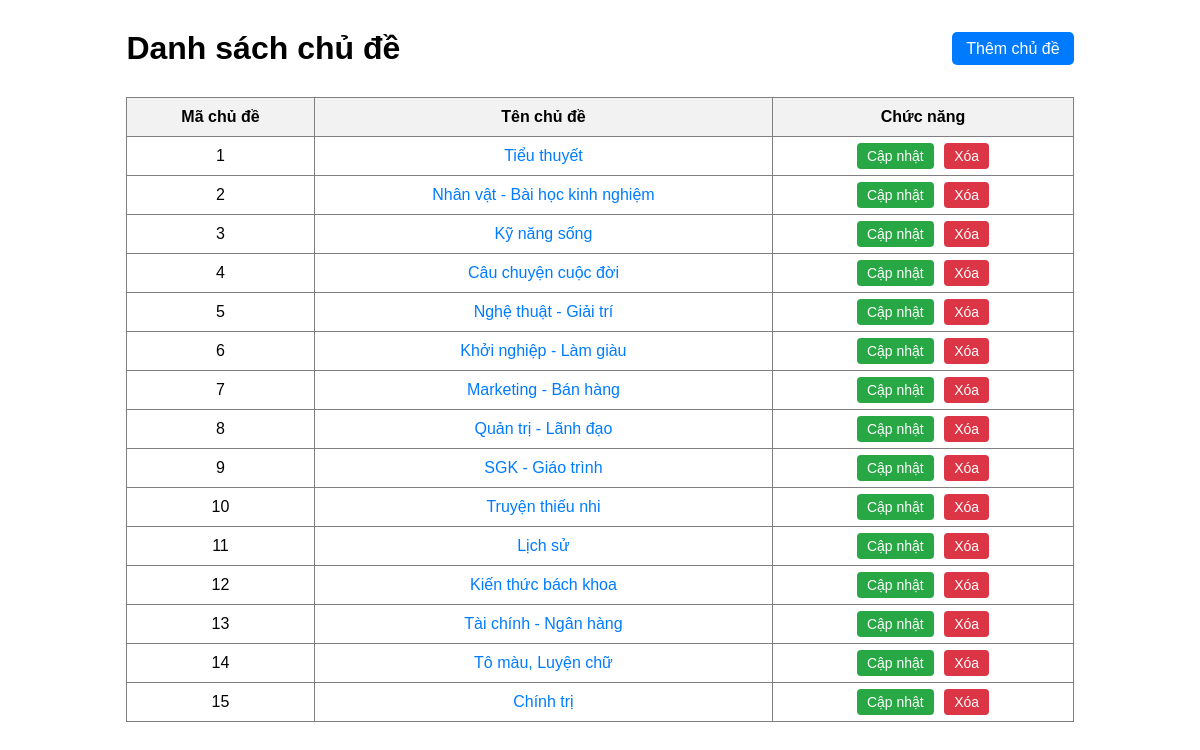
The app's page /admin/chude.php with its own data.
### tables this page shows
CREATE TABLE IF NOT EXISTS chu_de (
  	MaCD int PRIMARY KEY AUTO_INCREMENT,
  	TenChuDe varchar(255) NOT NULL
);

### admin/chude.php (the view, shortened to what this page needs)
<!DOCTYPE html>
<html lang="en">
<head>
</head>
<body>
    <div class="control">
        <h1>Danh sách chủ đề</h1>
        <div class="box">
            <a href="index.php?page_layout=themchude">Thêm chủ đề</a>
        </div>
    </div>
    <table border=1 class="container">
        <tr>
        <th>Mã chủ đề</th>
        <th>Tên chủ đề</th>
        <th>Chức năng</th>
        </tr>
    <?php
            include("connect.php");
            $sql = "SELECT `MaCD`, `TenChuDe` FROM `chu_de`";
            $result = mysqli_query($conn, $sql);
            while($row = mysqli_fetch_array($result)){
        ?>
        <tr>
            <td><?php echo $row["MaCD"] ?></td>
            <td><a class="chitiet" href="index.php?page_layout=chitietchude&MaCD=<?php echo $row["MaCD"] ?>"><?php echo $row["TenChuDe"] ?></a></td>
            <td class="chucnang">
                <a class="btn" href="index.php?page_layout=capnhatchude&MaCD=<?php echo $row["MaCD"] ?>">Cập nhật</a>
                <a class="btn" href="xoachude.php?MaCD=<?php echo $row["MaCD"] ?>">Xóa</a>
            </td>
        </tr>
        <?php }?>
    </table>
</body>
</html>

### admin/chude.php (style rules this page uses)
* { box-sizing: border-box; font-family: Arial, Helvetica, sans-serif; }
.control { width: 80%; margin: 30px auto; display: flex; justify-content: space-between; align-items: center; }
.control h1 { margin: 0; }
.box a { text-decoration: none; background: #007bff; color: #fff; padding: 8px 14px; border-radius: 5px; }
.container { width: 80%; margin: auto; border-collapse: collapse; }
.container th, .container td { padding: 10px; text-align: center; }
.container th { background: #f2f2f2; }
.chitiet { text-decoration: none; color: #007bff; }
.chucnang .btn { text-decoration: none; padding: 5px 10px; margin: 0 3px; border-radius: 4px; background: #28a745; color: white; font-size: 14px; }
.chucnang .btn:last-child { background: #dc3545; }

### records on screen
chu_de: MaCD "1", TenChuDe "Tiểu thuyết"
chu_de: MaCD "2", TenChuDe "Nhân vật - Bài học kinh nghiệm"
chu_de: MaCD "3", TenChuDe "Kỹ năng sống"
chu_de: MaCD "4", TenChuDe "Câu chuyện cuộc đời"
chu_de: MaCD "5", TenChuDe "Nghệ thuật - Giải trí"
chu_de: MaCD "6", TenChuDe "Khởi nghiệp - Làm giàu"
chu_de: MaCD "7", TenChuDe "Marketing - Bán hàng"
chu_de: MaCD "8", TenChuDe "Quản trị - Lãnh đạo"
chu_de: MaCD "9", TenChuDe "SGK - Giáo trình"
chu_de: MaCD "10", TenChuDe "Truyện thiếu nhi"
chu_de: MaCD "11", TenChuDe "Lịch sử"
chu_de: MaCD "12", TenChuDe "Kiến thức bách khoa"
chu_de: MaCD "13", TenChuDe "Tài chính - Ngân hàng"
chu_de: MaCD "14", TenChuDe "Tô màu, Luyện chữ"
chu_de: MaCD "15", TenChuDe "Chính trị"
